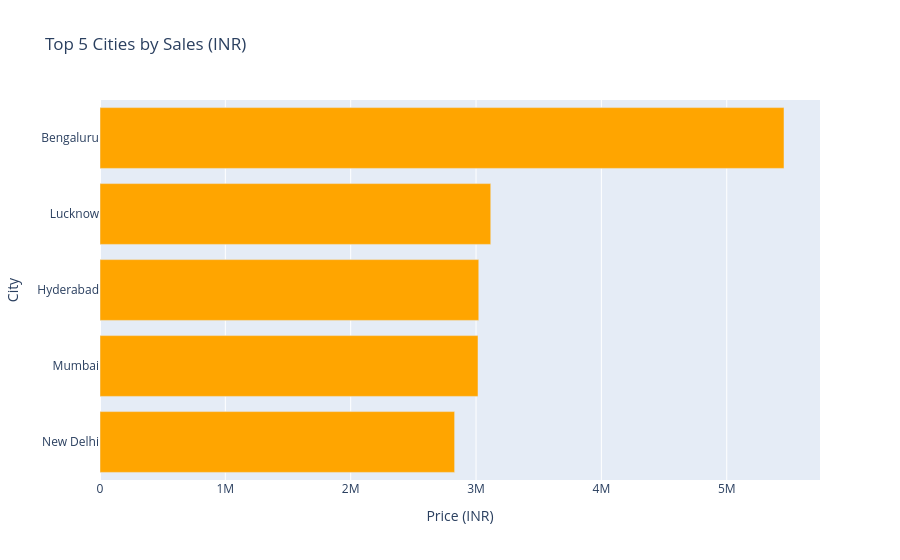

The cell this chart's notebook holds for it:
### Markdown cell above
### Top 5 Cities by Sales

### Code cell
top_5_cities = (
    df.groupby("City")["Price (INR)"]
    .sum()
    .nlargest(5)
    .sort_values()
    .reset_index()
)

fig = px.bar(
    top_5_cities,
    x="Price (INR)",
    y="City",
    orientation="h",
    title="Top 5 Cities by Sales (INR)",
    color_discrete_sequence=[""]
)

fig.show()

### Figure 1 — Plotly figure (JSON) as saved in the notebook; plotly's stock layout.template omitted (floating-point values rounded to 4 significant figures)
{"data": [{"hovertemplate": "Price (INR)=%{x}<br>City=%{y}<extra></extra>", "legendgroup": "", "marker": {"color": "orange", "pattern": {"shape": ""}}, "name": "", "orientation": "h", "showlegend": false, "textposition": "auto", "type": "bar", "x": [2829000.0, 3016000.0, 3022000.0, 3117000.0, 5457000.0], "xaxis": "x", "y": ["New Delhi", "Mumbai", "Hyderabad", "Lucknow", "Bengaluru"], "yaxis": "y"}], "layout": {"barmode": "relative", "legend": {"tracegroupgap": 0}, "title": {"text": "Top 5 Cities by Sales (INR)"}, "xaxis": {"anchor": "y", "domain": [0, 1], "title": {"text": "Price (INR)"}}, "yaxis": {"anchor": "x", "domain": [0, 1], "title": {"text": "City"}}}}
